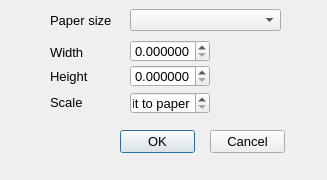
<?xml version="1.0" encoding="UTF-8"?>
<ui version="4.0">
 <class>PrintPreview_Dialog</class>
 <widget class="QDialog" name="PrintPreview_Dialog">
  <property name="geometry">
   <rect>
    <x>0</x>
    <y>0</y>
    <width>327</width>
    <height>180</height>
   </rect>
  </property>
  <property name="minimumSize">
   <size>
    <width>327</width>
    <height>180</height>
   </size>
  </property>
  <property name="maximumSize">
   <size>
    <width>327</width>
    <height>180</height>
   </size>
  </property>
  <property name="font">
   <font>
    <pointsize>10</pointsize>
   </font>
  </property>
  <property name="windowTitle">
   <string>Print Preview selection options</string>
  </property>
  <widget class="QPushButton" name="_2">
   <property name="geometry">
    <rect>
     <x>210</x>
     <y>130</y>
     <width>75</width>
     <height>23</height>
    </rect>
   </property>
   <property name="text">
    <string>Cancel</string>
   </property>
   <property name="autoDefault">
    <bool>false</bool>
   </property>
  </widget>
  <widget class="QPushButton" name="_1">
   <property name="geometry">
    <rect>
     <x>120</x>
     <y>130</y>
     <width>75</width>
     <height>23</height>
    </rect>
   </property>
   <property name="text">
    <string>OK</string>
   </property>
  </widget>
  <widget class="QLabel" name="label_6">
   <property name="geometry">
    <rect>
     <x>50</x>
     <y>10</y>
     <width>71</width>
     <height>20</height>
    </rect>
   </property>
   <property name="font">
    <font>
     <pointsize>10</pointsize>
    </font>
   </property>
   <property name="text">
    <string>Paper size</string>
   </property>
  </widget>
  <widget class="QComboBox" name="_100">
   <property name="geometry">
    <rect>
     <x>130</x>
     <y>9</y>
     <width>151</width>
     <height>22</height>
    </rect>
   </property>
   <property name="frame">
    <bool>true</bool>
   </property>
  </widget>
  <widget class="QLabel" name="label_9">
   <property name="geometry">
    <rect>
     <x>50</x>
     <y>66</y>
     <width>61</width>
     <height>20</height>
    </rect>
   </property>
   <property name="font">
    <font>
     <pointsize>10</pointsize>
    </font>
   </property>
   <property name="text">
    <string>Height</string>
   </property>
  </widget>
  <widget class="QLabel" name="label_12">
   <property name="geometry">
    <rect>
     <x>50</x>
     <y>92</y>
     <width>61</width>
     <height>20</height>
    </rect>
   </property>
   <property name="font">
    <font>
     <pointsize>10</pointsize>
    </font>
   </property>
   <property name="text">
    <string>Scale</string>
   </property>
  </widget>
  <widget class="QLabel" name="label_8">
   <property name="geometry">
    <rect>
     <x>50</x>
     <y>42</y>
     <width>61</width>
     <height>20</height>
    </rect>
   </property>
   <property name="font">
    <font>
     <pointsize>10</pointsize>
    </font>
   </property>
   <property name="text">
    <string>Width</string>
   </property>
  </widget>
  <widget class="QDoubleSpinBox" name="_101">
   <property name="geometry">
    <rect>
     <x>130</x>
     <y>40</y>
     <width>80</width>
     <height>22</height>
    </rect>
   </property>
   <property name="decimals">
    <number>6</number>
   </property>
   <property name="maximum">
    <double>100000000.000000000000000</double>
   </property>
  </widget>
  <widget class="QDoubleSpinBox" name="_102">
   <property name="geometry">
    <rect>
     <x>130</x>
     <y>65</y>
     <width>80</width>
     <height>22</height>
    </rect>
   </property>
   <property name="decimals">
    <number>6</number>
   </property>
   <property name="maximum">
    <double>100000000.000000000000000</double>
   </property>
  </widget>
  <widget class="QDoubleSpinBox" name="_103">
   <property name="geometry">
    <rect>
     <x>130</x>
     <y>92</y>
     <width>80</width>
     <height>22</height>
    </rect>
   </property>
   <property name="specialValueText">
    <string>Fit to paper</string>
   </property>
   <property name="decimals">
    <number>6</number>
   </property>
   <property name="maximum">
    <double>100000000.000000000000000</double>
   </property>
  </widget>
 </widget>
 <tabstops>
  <tabstop>_101</tabstop>
  <tabstop>_102</tabstop>
  <tabstop>_103</tabstop>
  <tabstop>_100</tabstop>
  <tabstop>_1</tabstop>
  <tabstop>_2</tabstop>
 </tabstops>
 <resources/>
 <connections/>
</ui>
